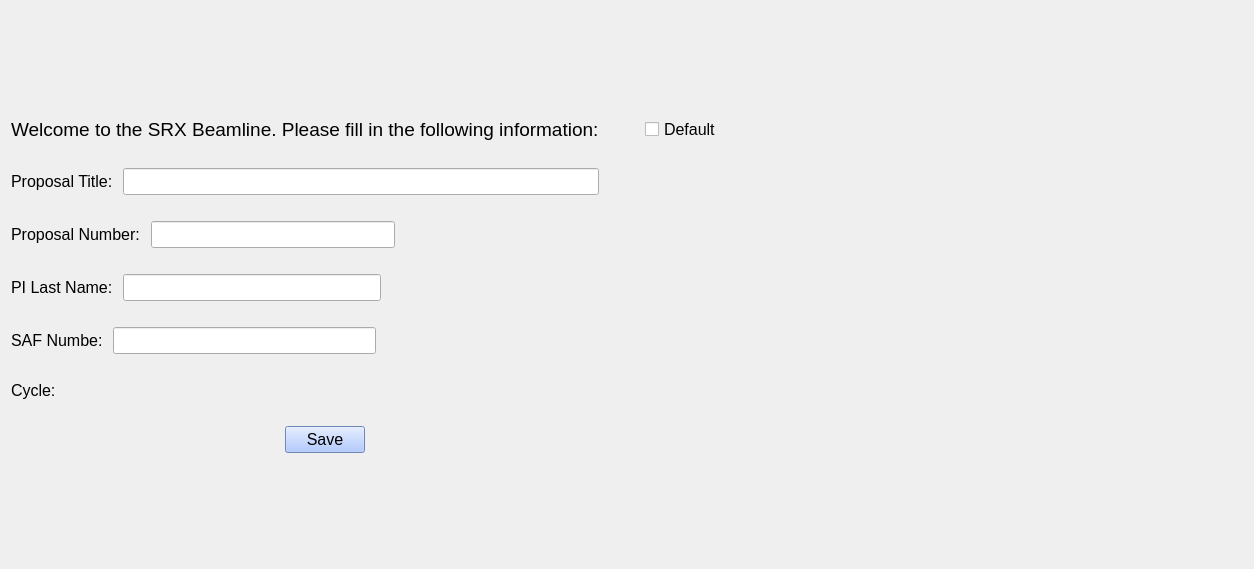
<?xml version="1.0" encoding="UTF-8"?>
<ui version="4.0">
 <class>Form</class>
 <widget class="QWidget" name="Form">
  <property name="geometry">
   <rect>
    <x>0</x>
    <y>0</y>
    <width>1254</width>
    <height>569</height>
   </rect>
  </property>
  <property name="windowTitle">
   <string>Form</string>
  </property>
  <property name="styleSheet">
   <string notr="true"/>
  </property>
  <layout class="QGridLayout" name="gridLayout">
   <item row="0" column="0">
    <widget class="QLabel" name="label">
     <property name="text">
      <string/>
     </property>
    </widget>
   </item>
   <item row="1" column="0">
    <layout class="QHBoxLayout" name="horizontalLayout_2">
     <item>
      <widget class="QLabel" name="label_9">
       <property name="font">
        <font>
         <pointsize>14</pointsize>
        </font>
       </property>
       <property name="text">
        <string>Welcome to the SRX Beamline. Please fill in the following information:</string>
       </property>
      </widget>
     </item>
     <item>
      <spacer name="horizontalSpacer_15">
       <property name="orientation">
        <enum>Qt::Horizontal</enum>
       </property>
       <property name="sizeHint" stdset="0">
        <size>
         <width>40</width>
         <height>20</height>
        </size>
       </property>
      </spacer>
     </item>
    </layout>
   </item>
   <item row="3" column="0">
    <layout class="QVBoxLayout" name="verticalLayout">
     <item>
      <widget class="QLabel" name="label_10">
       <property name="text">
        <string/>
       </property>
      </widget>
     </item>
     <item>
      <layout class="QHBoxLayout" name="horizontalLayout_4">
       <item>
        <widget class="QLabel" name="label_6">
         <property name="font">
          <font>
           <pointsize>12</pointsize>
          </font>
         </property>
         <property name="text">
          <string>Proposal Title: </string>
         </property>
        </widget>
       </item>
       <item>
        <widget class="QLineEdit" name="prop_title">
         <property name="font">
          <font>
           <pointsize>12</pointsize>
          </font>
         </property>
        </widget>
       </item>
       <item>
        <spacer name="horizontalSpacer_4">
         <property name="orientation">
          <enum>Qt::Horizontal</enum>
         </property>
         <property name="sizeType">
          <enum>QSizePolicy::Fixed</enum>
         </property>
         <property name="sizeHint" stdset="0">
          <size>
           <width>40</width>
           <height>20</height>
          </size>
         </property>
        </spacer>
       </item>
      </layout>
     </item>
     <item>
      <widget class="QLabel" name="label_2">
       <property name="text">
        <string/>
       </property>
      </widget>
     </item>
     <item>
      <layout class="QHBoxLayout" name="horizontalLayout_3">
       <item>
        <widget class="QLabel" name="label_5">
         <property name="font">
          <font>
           <pointsize>12</pointsize>
          </font>
         </property>
         <property name="text">
          <string>Proposal Number: </string>
         </property>
        </widget>
       </item>
       <item>
        <widget class="QLineEdit" name="prop_num">
         <property name="font">
          <font>
           <pointsize>12</pointsize>
          </font>
         </property>
        </widget>
       </item>
       <item>
        <spacer name="horizontalSpacer_2">
         <property name="orientation">
          <enum>Qt::Horizontal</enum>
         </property>
         <property name="sizeHint" stdset="0">
          <size>
           <width>40</width>
           <height>20</height>
          </size>
         </property>
        </spacer>
       </item>
      </layout>
     </item>
     <item>
      <widget class="QLabel" name="label_13">
       <property name="text">
        <string/>
       </property>
      </widget>
     </item>
     <item>
      <layout class="QHBoxLayout" name="horizontalLayout_5">
       <item>
        <widget class="QLabel" name="label_7">
         <property name="font">
          <font>
           <pointsize>12</pointsize>
          </font>
         </property>
         <property name="text">
          <string>PI Last Name: </string>
         </property>
        </widget>
       </item>
       <item>
        <widget class="QLineEdit" name="PI_lname">
         <property name="font">
          <font>
           <pointsize>12</pointsize>
           <weight>50</weight>
           <bold>false</bold>
          </font>
         </property>
        </widget>
       </item>
       <item>
        <spacer name="horizontalSpacer_6">
         <property name="orientation">
          <enum>Qt::Horizontal</enum>
         </property>
         <property name="sizeHint" stdset="0">
          <size>
           <width>40</width>
           <height>20</height>
          </size>
         </property>
        </spacer>
       </item>
      </layout>
     </item>
     <item>
      <widget class="QLabel" name="label_14">
       <property name="text">
        <string/>
       </property>
      </widget>
     </item>
     <item>
      <layout class="QHBoxLayout" name="horizontalLayout_6">
       <item>
        <widget class="QLabel" name="label_8">
         <property name="font">
          <font>
           <pointsize>12</pointsize>
          </font>
         </property>
         <property name="text">
          <string>SAF Numbe: </string>
         </property>
        </widget>
       </item>
       <item>
        <widget class="QLineEdit" name="saf_num">
         <property name="font">
          <font>
           <pointsize>12</pointsize>
          </font>
         </property>
        </widget>
       </item>
       <item>
        <spacer name="horizontalSpacer_9">
         <property name="orientation">
          <enum>Qt::Horizontal</enum>
         </property>
         <property name="sizeHint" stdset="0">
          <size>
           <width>40</width>
           <height>20</height>
          </size>
         </property>
        </spacer>
       </item>
      </layout>
     </item>
     <item>
      <widget class="QLabel" name="label_15">
       <property name="text">
        <string/>
       </property>
      </widget>
     </item>
     <item>
      <layout class="QHBoxLayout" name="horizontalLayout">
       <item>
        <widget class="QLabel" name="label_3">
         <property name="font">
          <font>
           <pointsize>12</pointsize>
          </font>
         </property>
         <property name="text">
          <string>Cycle: </string>
         </property>
        </widget>
       </item>
       <item>
        <widget class="QLabel" name="cycle">
         <property name="font">
          <font>
           <pointsize>12</pointsize>
          </font>
         </property>
         <property name="text">
          <string/>
         </property>
        </widget>
       </item>
       <item>
        <spacer name="horizontalSpacer_8">
         <property name="orientation">
          <enum>Qt::Horizontal</enum>
         </property>
         <property name="sizeHint" stdset="0">
          <size>
           <width>40</width>
           <height>20</height>
          </size>
         </property>
        </spacer>
       </item>
      </layout>
     </item>
     <item>
      <widget class="QLabel" name="label_12">
       <property name="text">
        <string/>
       </property>
      </widget>
     </item>
     <item>
      <layout class="QHBoxLayout" name="horizontalLayout_7">
       <item>
        <spacer name="horizontalSpacer_11">
         <property name="orientation">
          <enum>Qt::Horizontal</enum>
         </property>
         <property name="sizeHint" stdset="0">
          <size>
           <width>40</width>
           <height>20</height>
          </size>
         </property>
        </spacer>
       </item>
       <item>
        <widget class="QPushButton" name="save_metadata">
         <property name="font">
          <font>
           <pointsize>12</pointsize>
          </font>
         </property>
         <property name="styleSheet">
          <string notr="true">background-color: rgb(156, 186, 255);</string>
         </property>
         <property name="text">
          <string>Save</string>
         </property>
        </widget>
       </item>
       <item>
        <spacer name="horizontalSpacer_12">
         <property name="orientation">
          <enum>Qt::Horizontal</enum>
         </property>
         <property name="sizeHint" stdset="0">
          <size>
           <width>40</width>
           <height>20</height>
          </size>
         </property>
        </spacer>
       </item>
      </layout>
     </item>
    </layout>
   </item>
   <item row="3" column="1">
    <widget class="QLabel" name="label_11">
     <property name="text">
      <string/>
     </property>
     <property name="pixmap">
      <pixmap>beamline_pic2.jpg</pixmap>
     </property>
    </widget>
   </item>
   <item row="1" column="1">
    <layout class="QHBoxLayout" name="horizontalLayout_8">
     <item>
      <widget class="QCheckBox" name="default_2">
       <property name="font">
        <font>
         <pointsize>12</pointsize>
        </font>
       </property>
       <property name="text">
        <string>Default</string>
       </property>
      </widget>
     </item>
     <item>
      <spacer name="horizontalSpacer_20">
       <property name="orientation">
        <enum>Qt::Horizontal</enum>
       </property>
       <property name="sizeHint" stdset="0">
        <size>
         <width>40</width>
         <height>20</height>
        </size>
       </property>
      </spacer>
     </item>
    </layout>
   </item>
   <item row="4" column="0">
    <widget class="QLabel" name="label_4">
     <property name="text">
      <string/>
     </property>
    </widget>
   </item>
  </layout>
 </widget>
 <resources/>
 <connections>
  <connection>
   <sender>default_2</sender>
   <signal>toggled(bool)</signal>
   <receiver>Form</receiver>
   <slot>setdefault()</slot>
   <hints>
    <hint type="sourcelabel">
     <x>1140</x>
     <y>75</y>
    </hint>
    <hint type="destinationlabel">
     <x>1038</x>
     <y>-1</y>
    </hint>
   </hints>
  </connection>
 </connections>
 <slots>
  <slot>setdefault()</slot>
 </slots>
</ui>
